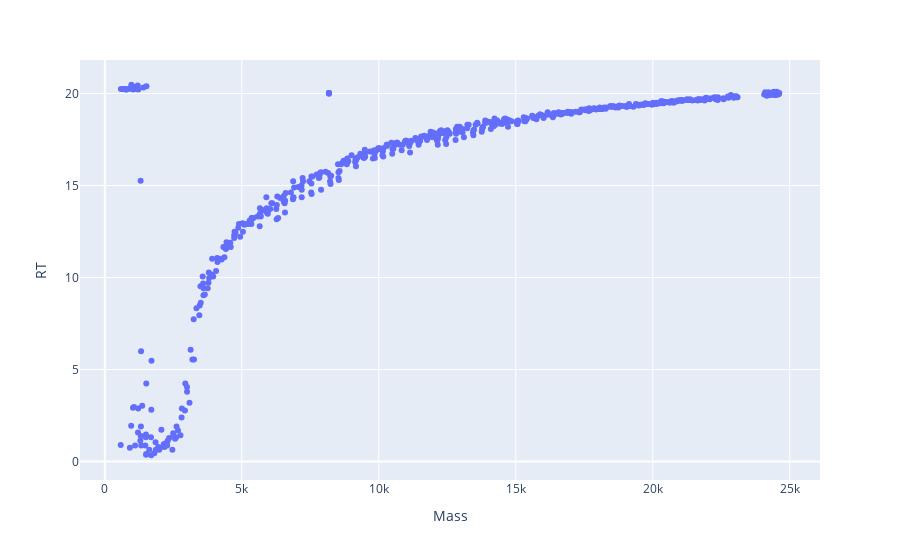
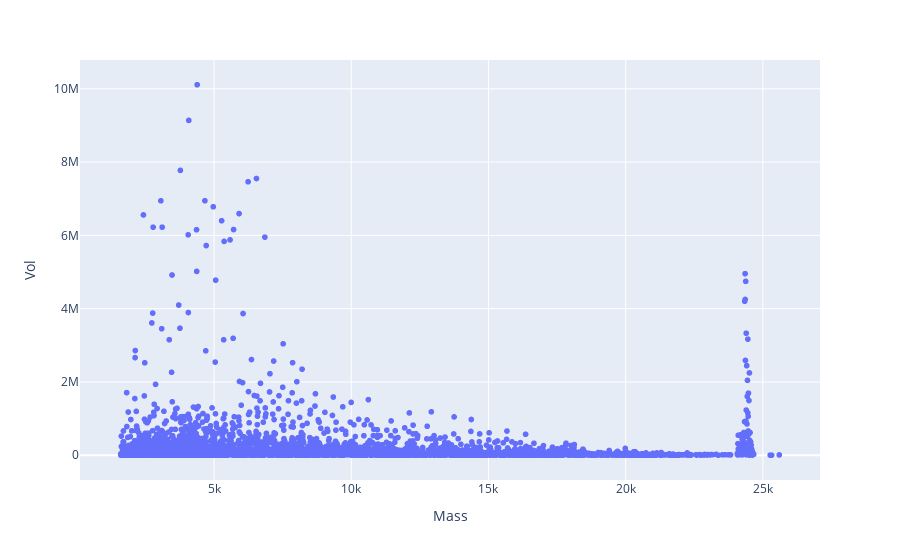

The notebook cell saved with these charts, in order:
### Code cell
df_top = local_top_range(df, range=(5, 10))
plotly_zone(df_top)
plotly_zone(df[df.Mass>1600], y='Vol')

# df_top = local_top(df_alkb, top=5)
# plotly_zone(df_top)
# plotly_zone(df_alkb[df_alkb.Mass>1600], y='Vol')

### Figure 1 — Plotly figure (JSON) as saved in the notebook; plotly's stock layout.template omitted (floating-point values rounded to 4 significant figures; data arrays with more than 128 entries replaced by an {"elided": "..."} marker saying what was removed)
{"data": [{"hovertemplate": "Mass=%{x}<br>RT=%{y}<extra></extra>", "legendgroup": "", "marker": {"color": "#636efa", "symbol": "circle"}, "mode": "markers", "name": "", "orientation": "v", "showlegend": false, "type": "scatter", "x": {"elided": "597 float values"}, "xaxis": "x", "y": {"elided": "597 float values"}, "yaxis": "y"}], "layout": {"legend": {"tracegroupgap": 0}, "margin": {"t": 60}, "xaxis": {"anchor": "y", "domain": [0, 1], "title": {"text": "Mass"}}, "yaxis": {"anchor": "x", "domain": [0, 1], "title": {"text": "RT"}}}}

### Figure 2 — Plotly figure (JSON) as saved in the notebook; plotly's stock layout.template omitted (floating-point values rounded to 4 significant figures; data arrays with more than 128 entries replaced by an {"elided": "..."} marker saying what was removed)
{"data": [{"hovertemplate": "Mass=%{x}<br>Vol=%{y}<extra></extra>", "legendgroup": "", "marker": {"color": "#636efa", "symbol": "circle"}, "mode": "markers", "name": "", "showlegend": false, "type": "scattergl", "x": {"elided": "7109 float values"}, "xaxis": "x", "y": {"elided": "7109 float values"}, "yaxis": "y"}], "layout": {"legend": {"tracegroupgap": 0}, "margin": {"t": 60}, "xaxis": {"anchor": "y", "domain": [0, 1], "title": {"text": "Mass"}}, "yaxis": {"anchor": "x", "domain": [0, 1], "title": {"text": "Vol"}}}}
